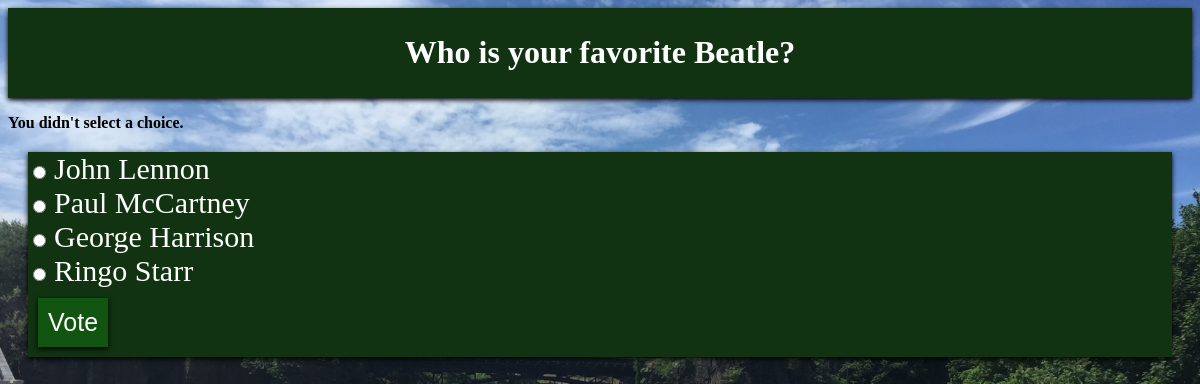
/polls/2/vote/, run on the app's committed database.
### polls/models.py (models this page shows, shortened)
class Question(models.Model):
    question_text = models.CharField(max_length=200)
    pub_date = models.DateTimeField('date published')

class Choice(models.Model):
    question = models.ForeignKey(Question, on_delete=models.CASCADE)
    choice_text = models.CharField(max_length=200)
    votes = models.IntegerField(default=0)

### polls/views.py (the view)
# urls.py: url(r'^(?P<question_id>[0-9]+)/vote/$', views.vote, name='vote'),
def vote(request, question_id):
    question = get_object_or_404(Question, pk=question_id)
    try:
        selected_choice = question.choice_set.get(pk=request.POST['choice'])
    except (KeyError, Choice.DoesNotExist):
        return render(request, 'polls/detail.html', {
            'question': question,
            'error_message': "You didn't select a choice.",
        })
    else:
        selected_choice.votes = F('votes') + 1
        selected_choice.save()
        return HttpResponseRedirect(reverse('polls:results', args=(question.id,)))
    return HttpResponse("You're voting on question %s." % question_id)

### polls/templates/polls/detail.html (shortened to what this page needs)
{% load staticfiles %}
<link rel="stylesheet" type="text/css" href="{% static 'polls/style.css' %}" />
<div class="title">
    <h1>{{ question.question_text }}</h1>
</div>
{% if error_message %}
    <p>
        <strong>
            {{ error_message}}
        </strong>
    </p>
{% endif %}
<form action="{% url 'polls:vote' question.id %}" method="post">
{% for choice in question.choice_set.all %}
    <input  type="radio"
            name="choice"
            id="choice{{ forloop.counter }}"
            value="{{choice.id}}" />
    <label  for="choice{{ forloop.counter }}">
        {{ choice.choice_text }}
    </label><br />
{% endfor %}
<input class="button" type="submit" value="Vote" />
</form>

### polls/static/polls/style.css (style rules this page uses)
.title { color: white; background-color: #113311; font-family: serif; padding: 5px; text-align: center; box-shadow: 0px 2px 5px black; }
.button { color: white; background-color: #115511; border-style: none; box-shadow: 0px 2px 5px black; font-size: 25px; margin: 10px; padding: 10px; }
form { color: white; background-color: #113311; border-style: none; box-shadow: 0px 2px 5px black; margin: 20px; font-size: 20px; }
label { font-size: 30px; }

### data on the page
Question: question_text "Who is your favorite Beatle?"
Choice: choice_text "John Lennon"
Choice: choice_text "Paul McCartney"
Choice: choice_text "George Harrison"
Choice: choice_text "Ringo Starr"

### other printed values
{{ error_message }} "You didn't select a choice."
